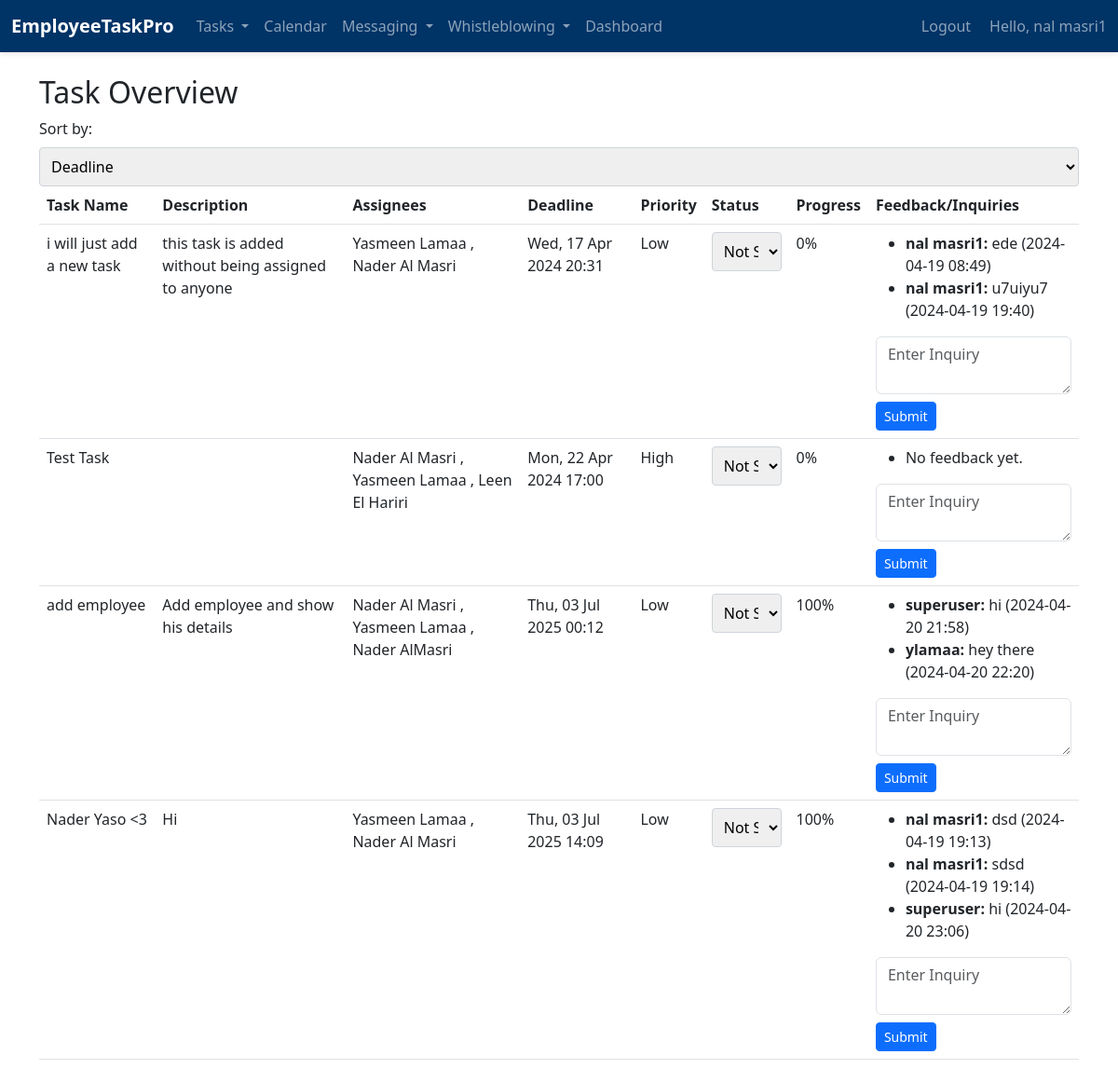
The page /emp/my-tasks/ (signed in) on the database as committed earlier.
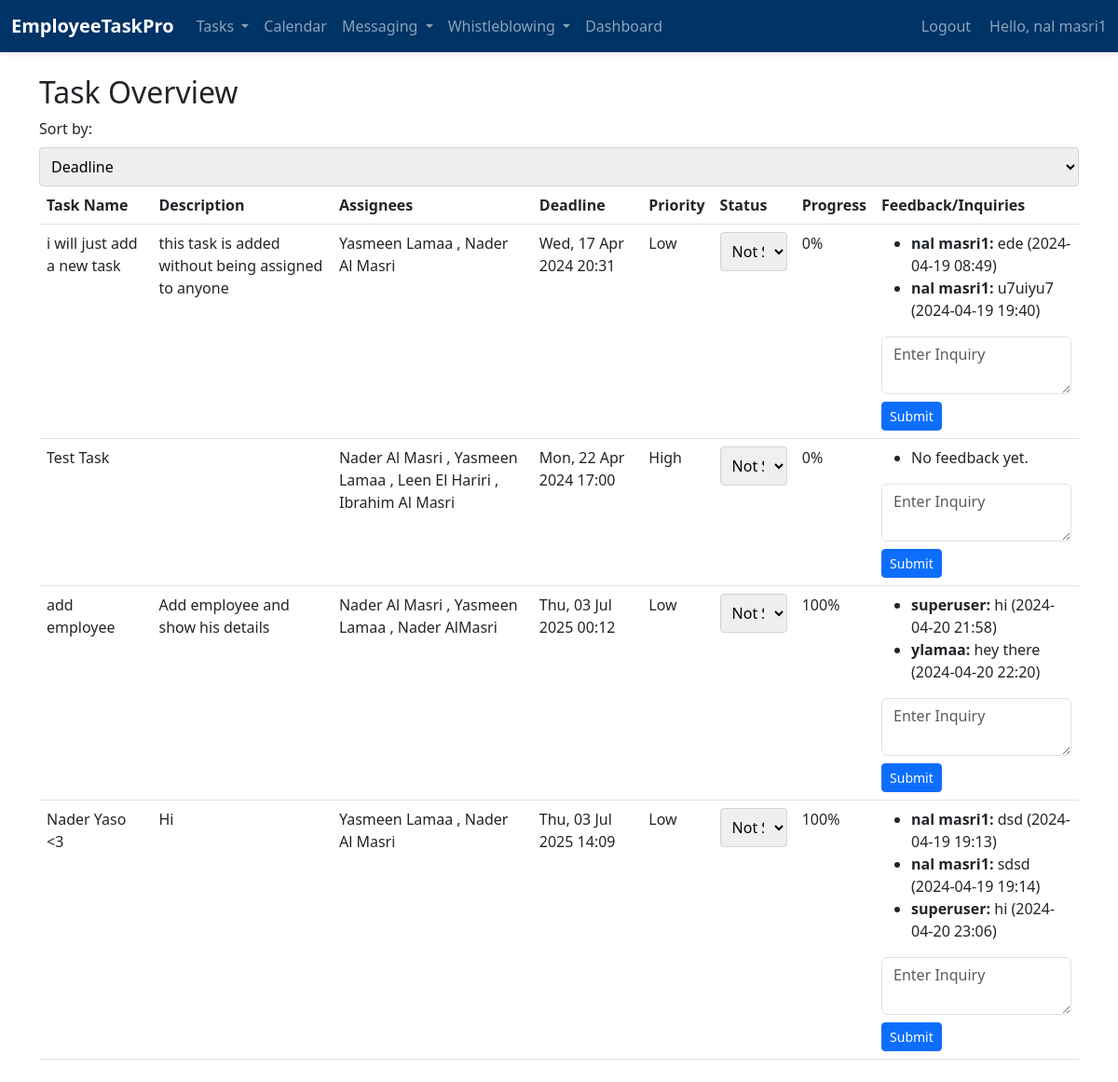
The same page on the database as committed later.
### emp/models.py (models this page shows, shortened)
class TaskAssignee(models.Model):
    task = models.ForeignKey('Task', on_delete=models.CASCADE)
    emp = models.ForeignKey('Emp', on_delete=models.CASCADE)
    weight = models.IntegerField(help_text='Percentage of task responsibility')
    status = models.CharField(
        max_length=50,
        choices=[('Not Started', 'Not Started'), ('In Progress', 'In Progress'), ('Completed', 'Completed')],
        default='Not Started'
    )
    progress = models.IntegerField(default=0, help_text='Specific progress for tasks that are "In Progress"', validators=[MinValueValidator(0), MaxValueValidator(100)])
    class Meta:
        unique_together = ('task', 'emp')

class Task(models.Model):
    title = models.CharField(max_length=200)
    description = models.TextField(blank=True, null=True)
    deadline = models.DateTimeField(null=True, blank=True)
    feedback = models.TextField(blank=True, null=True)
    urgency = models.CharField(
        max_length=50,
        choices=[('Low', 'Low'), ('Medium', 'Medium'), ('High', 'High')],
        default='Low'
    )
    status = models.CharField(
        max_length=50,
        choices=[('Not Started', 'Not Started'), ('In Progress', 'In Progress'), ('Completed', 'Completed')],
        default='Not Started'
    )
    progress_percentage = models.IntegerField(default=0, validators=[MinValueValidator(0), MaxValueValidator(100)],
                                              help_text='Progress percentage for tasks that are "In Progress"')
    date_created = models.DateTimeField(default=timezone.now)
    date_updated = models.DateTimeField(auto_now=True)

class Emp(models.Model):
    firstname=models.CharField(max_length=200)
    fathername=models.CharField(max_length=200)
    lastname=models.CharField(max_length=200)
    gender = models.TextField(blank=True,null= True)
    dob = models.DateField(blank=True,null= True)
    emp_id=models.CharField(max_length=200)
    phone = models.CharField(max_length=20, null=True)
    email = models.EmailField(null=True)
    date_hired = models.DateField(default=timezone.now)
    salary = models.FloatField(default=0)
    date_added = models.DateTimeField(default=timezone.now)
    date_updated = models.DateTimeField(auto_now=True)
    address = models.CharField(max_length=100, null=True)
    status=models.BooleanField(default=True)
    department=models.CharField(max_length=200, null=True)
    user = models.OneToOneField(User, on_delete=models.CASCADE, null=True)

class Feedback(models.Model):
    task = models.ForeignKey(Task, related_name='feedbacks', on_delete=models.CASCADE)
    content = models.TextField()
    created_by = models.ForeignKey(User, on_delete=models.CASCADE)
    created_at = models.DateTimeField(auto_now_add=True)

### emp/views.py (the view, shortened to what this page needs)
# urls.py: path("my-tasks/", my_tasks, name='my_tasks'),
@login_required
def my_tasks(request):
    user_emp = request.user.emp if hasattr(request.user, 'emp') else None
    sort = request.GET.get('sort', 'deadline')  # Default sorting by deadline
    task_assignees = TaskAssignee.objects.filter(emp=user_emp).exclude(status='Completed').select_related('task')
    if sort == 'urgency':
        task_assignees = task_assignees.order_by(Case(
            When(task__urgency='High', then=1),
            When(task__urgency='Medium', then=2),
            When(task__urgency='Low', then=3),
            default=4
        ))
    else:  # Default sort by deadline
        task_assignees = task_assignees.order_by('task__deadline')
    tasks_with_progress = [{
        'task_assignee': task_assignee,
        'progress': task_assignee.progress,
        'status': task_assignee.status
    } for task_assignee in task_assignees]
    context = {
        'tasks_with_progress': tasks_with_progress,
        'user_emp': user_emp,
        'current_sort': sort,
    }
    return render(request, 'emp/my_tasks.html', context)

### emp/context_processors.py (called while the page is built)
def user_roles(request):
    is_hr_or_manager = request.user.groups.filter(name__in=['HR', 'Manager']).exists()
    is_employee = request.user.groups.filter(name='Employee').exists()
    return {
        'is_hr_or_manager': is_hr_or_manager,
        'is_employee': is_employee,
    }

### templates/emp/my_tasks.html (shortened to what this page needs)
{% load static %}
<!doctype html>
<html lang="en">
<head>
    <link href="https://cdn.jsdelivr.net/npm/bootstrap@5.2.2/dist/css/bootstrap.min.css" rel="stylesheet">
    <link href="https://cdn.jsdelivr.net/npm/select2@4.1.0-beta.1/dist/css/select2.min.css" rel="stylesheet">
    <link rel="stylesheet" href="{% static 'css/assigntask.css' %}">
</head>
<body>
    {% include 'emp/navbar.html' %}
    <div class="container my-4">
        <h2>Task Overview</h2>
        <form method="get" action="">
            <label for="sort">Sort by:</label>
            <select name="sort" onchange="this.form.submit()">
                <option value="deadline" {% if current_sort == 'deadline' %}selected{% endif %}>Deadline</option>
            </select>
        </form>
        <table class="table">
            <thead>
                <tr>
                    <th>Task Name</th>
                    <th>Description</th>
                    <th>Assignees</th>
                    <th>Deadline</th>
                    <th>Priority</th>
                    <th>Status</th>
                    <th>Progress</th>
                    <th>Feedback/Inquiries</th>
                </tr>
            </thead>
            <tbody>
                {% for tp in tasks_with_progress %}
                <tr>
                    <td>{{ tp.task_assignee.task.title }}</td>
                    <td>{{ tp.task_assignee.task.description }}</td>
                    <td>
                        {% for assignment in tp.task_assignee.task.taskassignee_set.all %}
                            {{ assignment.emp.user.get_full_name }}
                            {% if not forloop.last %}, {% endif %}
                        {% endfor %}
                    </td>
                    <td>{{ tp.task_assignee.task.deadline|date:"D, d M Y H:i" }}</td>
                    <td>{{ tp.task_assignee.task.urgency }}</td>
                    <td>
                        <form method="post" action="{% url 'emp:my_tasks' %}">
                            <select name="status" class="status-dropdown" onchange="checkStatus(this)">
                                <option value="Not Started" {% if tp.task_assignee.status == "Not Started" %}selected{% endif %}>Not Started</option>
                            </select>
                        </form>
                    </td>
                    <td>{{ tp.progress }}%</td>
                    <td>
                        <ul>
                            {% for feedback in tp.task_assignee.task.feedbacks.all %}
                            <li><strong>{{ feedback.created_by.username }}:</strong> {{ feedback.content }} ({{ feedback.created_at|date:"Y-m-d H:i" }})</li>
                            {% empty %}
                            <li>No feedback yet.</li>
                            {% endfor %}
                        </ul>
                        {% if tp.task_assignee.task.id %}
                        <form action="{% url 'emp:add_task_feedback' tp.task_assignee.task.id %}" method="post">
                            <textarea name="feedback" class="form-control mb-2" placeholder="Enter Inquiry"></textarea>
                            <button type="submit" class="btn btn-primary btn-sm">Submit</button>
                        </form>
                        {% else %}
                        <div>Error: Task ID is missing or invalid, cannot submit feedback.</div>
                        {% endif %}
                </tr>
                {% empty %}
                <tr>
                    <td colspan="6" class="text-center">No tasks assigned.</td>
                </tr>
                {% endfor %}
            </tbody>
        </table>
    </div>
</body>
</html>

Rows that differ between the two databases and show on the page:
changed TaskAssignee "Leen El Hariri": now shows ","
added TaskAssignee: emp.user.get_full_name "Ibrahim Al Masri", shown under "Test Task"
